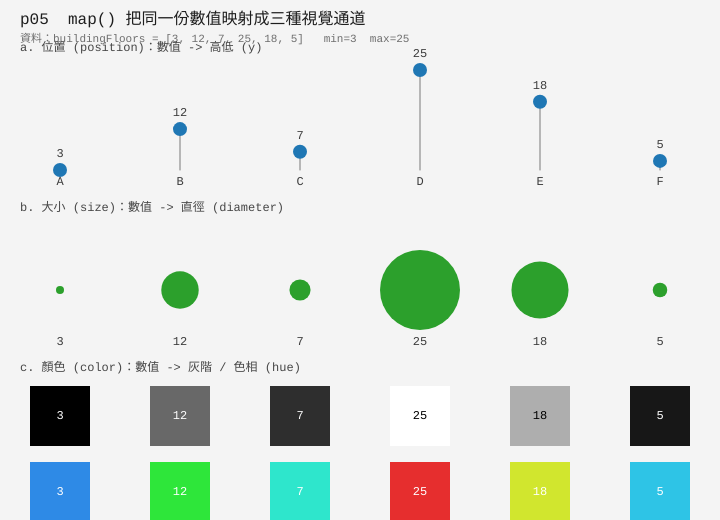
Frame 1 (no input)
Frame 2 (the mouse pressed at the canvas centre, redrawn once): identical to frame 1, image omitted

The p5.js sketch that drew this single still picture (run headless with seeded random() and noise() and a simulated clock; the mouse was pressed at the canvas centre and the sketch redrawn once):

// p5.js sketch
// ── sketch.js
// =============================================================
// p05 - map() 把資料映射 (mapping) 成視覺屬性
// 教學步驟 5：同一份數值，可以變成不同的「視覺通道 (visual channel)」
//             —— 位置 (position)、大小 (size)、顏色 (color)。
//
// 核心函式：map(value, dataMin, dataMax, screenMin, screenMax)
//   把一個數值 value，從「資料範圍 [dataMin, dataMax]」
//   線性映射 (linear mapping) 到「畫面範圍 [screenMin, screenMax]」。
//
// 線性映射原理（為什麼是「線性」）：
//   先算出 value 在資料範圍裡的比例 (proportion / ratio)：
//       t = (value - dataMin) / (dataMax - dataMin)   // t 介於 0~1
//   再把這個比例套用到畫面範圍：
//       result = screenMin + t * (screenMax - screenMin)
//   map() 內部做的就是這兩步。比例不變，所以是「線性」。
//
// 為什麼一定要先知道資料的 min / max？
//   因為「比例」要有參考兩端。沒有 min/max，就不知道某個數值
//   到底算「小」還是「大」，也就無法決定它該落在畫面的哪裡。
//   本範例用 p5 內建的 min()/max() 從資料自動算出，
//   這樣資料換掉時不用手改範圍（也示範可改成寫死的數值）。
// =============================================================

// ---- 自造資料 (寫死仿真，不讀外部檔) ----
// 想像這是「六個城區」的某項統計值，例如各區的建築平均樓高（單位：層）。
// 同一份 buildingFloors，等一下會被映射成三種不同的視覺屬性。
const buildingFloors = [3, 12, 7, 25, 18, 5];

// 每個區的名稱，純粹用來在畫面上標示，方便對照。
const districtNames = ['A', 'B', 'C', 'D', 'E', 'F'];

// 由資料自動算出最小值 / 最大值。
// dataMin / dataMax 就是 map() 的「資料範圍」兩端。
// （也可以寫死：const dataMin = 0; const dataMax = 30;
//   寫死的好處是基準固定、跨圖可比較；自動算的好處是貼合當前資料。）
let dataMin;
let dataMax;

function setup() {
  createCanvas(720, 520);
  textFont('monospace');

  // min() / max() 接受陣列，回傳其中的最小 / 最大值。
  dataMin = min(buildingFloors);
  dataMax = max(buildingFloors);
}

function draw() {
  background('#f4f4f4');

  drawTitle();

  // 三個區塊，分別示範一種視覺通道。
  drawPositionChannel(60);   // a. 位置 (position)：數值 -> y 座標高低
  drawSizeChannel(220);      // b. 大小 (size)：   數值 -> 圓的直徑
  drawColorChannel(380);     // c. 顏色 (color)：  數值 -> 灰階 / 色相

  noLoop(); // 畫面是靜態的，畫一次就好，省效能。
}

// -------------------------------------------------------------
// a. 位置通道 (position channel)
//    把數值映射成「垂直位置」：數值越大，點畫得越高。
// -------------------------------------------------------------
function drawPositionChannel(baseY) {
  drawSectionLabel(baseY - 18, 'a. 位置 (position)：數值 -> 高低 (y)');

  const rowHeight = 110;            // 這個區塊可用的垂直空間
  const top = baseY + rowHeight;    // 畫面上「低」的 y（值小）
  const bottom = baseY + 10;        // 畫面上「高」的 y（值大）
  const slotWidth = width / buildingFloors.length;

  for (let i = 0; i < buildingFloors.length; i++) {
    const value = buildingFloors[i];
    const x = slotWidth * i + slotWidth / 2;

    // map() 五個參數：
    //   value   = 要映射的數值
    //   dataMin = 資料範圍下限
    //   dataMax = 資料範圍上限
    //   top     = 畫面範圍「對應 dataMin」的一端（這裡放在下方 = 低）
    //   bottom  = 畫面範圍「對應 dataMax」的一端（這裡放在上方 = 高）
    // 注意 top > bottom（y 軸向下為正），所以值大 -> y 小 -> 視覺上更高。
    const y = map(value, dataMin, dataMax, top, bottom);

    stroke(120);
    line(x, top, x, y);            // 一條從基線到資料點的引導線
    noStroke();
    fill('#1f77b4');
    circle(x, y, 14);

    fill(60);
    textAlign(CENTER, TOP);
    text(districtNames[i], x, top + 6);
    textAlign(CENTER, BOTTOM);
    text(value, x, y - 10);
  }
}

// -------------------------------------------------------------
// b. 大小通道 (size channel)
//    把數值映射成「圓的直徑」：數值越大，圓越大。
// -------------------------------------------------------------
function drawSizeChannel(baseY) {
  drawSectionLabel(baseY - 18, 'b. 大小 (size)：數值 -> 直徑 (diameter)');

  const slotWidth = width / buildingFloors.length;
  const centerY = baseY + 70;

  // 直徑的畫面範圍：最小 8px、最大 80px。
  // 注意：用「面積」表示量比用「直徑」更精準，但這裡為教學簡化，
  // 直接把數值線性映射到直徑，先讓學生看懂 map() 改變視覺屬性的概念。
  const minDiameter = 8;
  const maxDiameter = 80;

  for (let i = 0; i < buildingFloors.length; i++) {
    const value = buildingFloors[i];
    const x = slotWidth * i + slotWidth / 2;

    // 同一份數值、同一組 dataMin/dataMax，
    // 只是把畫面範圍換成「直徑」，視覺通道就從位置變成大小。
    const d = map(value, dataMin, dataMax, minDiameter, maxDiameter);

    noStroke();
    fill('#2ca02c');
    circle(x, centerY, d);

    fill(60);
    textAlign(CENTER, TOP);
    text(value, x, centerY + maxDiameter / 2 + 6);
  }
}

// -------------------------------------------------------------
// c. 顏色通道 (color channel)
//    把數值映射成「顏色」。這裡示範兩種常見做法：
//      上排：灰階 (grayscale) —— 把數值映射成亮度 0~255
//      下排：色相 (hue)       —— 搭配 colorMode(HSB) 映射成色相 0~360
// -------------------------------------------------------------
function drawColorChannel(baseY) {
  drawSectionLabel(baseY - 18, 'c. 顏色 (color)：數值 -> 灰階 / 色相 (hue)');

  const slotWidth = width / buildingFloors.length;
  const swatch = 60; // 色塊邊長

  // ---- 上排：灰階 ----
  const grayY = baseY + 6;
  for (let i = 0; i < buildingFloors.length; i++) {
    const value = buildingFloors[i];
    const x = slotWidth * i + slotWidth / 2;

    // 把數值映射成 0(黑) ~ 255(白) 的亮度。
    const gray = map(value, dataMin, dataMax, 0, 255);

    noStroke();
    fill(gray);              // 單一參數的 fill = 灰階亮度
    rectMode(CENTER);
    rect(x, grayY + swatch / 2, swatch, swatch);

    // 文字顏色依底色明暗自動切換，確保看得清楚。
    fill(gray > 128 ? 0 : 255);
    textAlign(CENTER, CENTER);
    text(value, x, grayY + swatch / 2);
  }

  // ---- 下排：色相 (HSB) ----
  const hueY = grayY + swatch + 16;

  // colorMode(HSB, 360, 100, 100)：
  //   把顏色模式 (color mode) 切成 HSB（色相/飽和度/亮度），
  //   並設定色相範圍 0~360、飽和度與亮度範圍 0~100。
  // 這樣就能用 map() 把數值直接算成「色相角度」。
  push();
  colorMode(HSB, 360, 100, 100);
  for (let i = 0; i < buildingFloors.length; i++) {
    const value = buildingFloors[i];
    const x = slotWidth * i + slotWidth / 2;

    // 數值小 -> 色相 210（藍）；數值大 -> 色相 0（紅）。
    // 這是資料視覺化常見的「冷 -> 暖」漸層配色。
    const hue = map(value, dataMin, dataMax, 210, 0);

    noStroke();
    fill(hue, 80, 90);
    rectMode(CENTER);
    rect(x, hueY + swatch / 2, swatch, swatch);

    fill(0, 0, 100); // 在 HSB 下這是白色
    textAlign(CENTER, CENTER);
    text(value, x, hueY + swatch / 2);
  }
  pop(); // 還原成預設 RGB colorMode，不影響其他繪圖
  rectMode(CORNER); // 還原 rectMode
}

// -------------------------------------------------------------
// 輔助：標題與小節標籤
// -------------------------------------------------------------
function drawTitle() {
  noStroke();
  fill(30);
  textAlign(LEFT, TOP);
  textSize(16);
  text('p05  map() 把同一份數值映射成三種視覺通道', 20, 12);
  textSize(11);
  fill(110);
  text('資料：buildingFloors = [' + buildingFloors.join(', ') +
       ']   min=' + dataMin + '  max=' + dataMax, 20, 34);
  textSize(12);
}

function drawSectionLabel(y, label) {
  noStroke();
  fill(70);
  textAlign(LEFT, BOTTOM);
  text(label, 20, y + 12);
}
